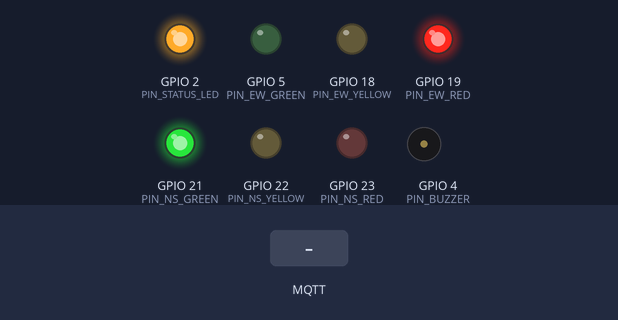
Bench run of a sketch on a simulated ESP32. On the bench: output pins drawn as LEDs (lit = HIGH), buzzer (waves = sounding). Dashed ring = blinking. The test bench sets the inputs (shaded band). WiFi joins after 1.5 s; servers stay silent unless stated; no MQTT or app messages arrive unless stated; what the sketch prints to the serial monitor is not drawn.

Above: at 4.7 s.
4.8 s: MQTT message "PREPARE" arrives on the first subscribed topic
At 5.07 s:
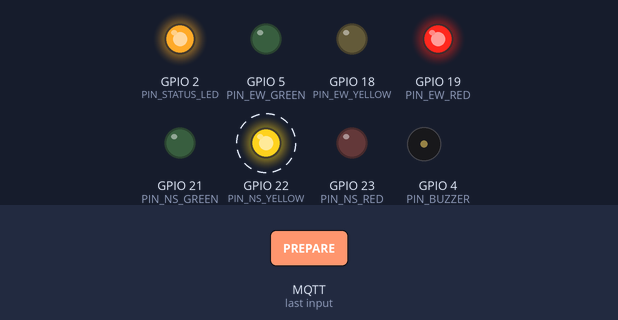
7.8 s: MQTT message "EMERGENCY_PRIORITY" arrives on the first subscribed topic
At 8.2 s:
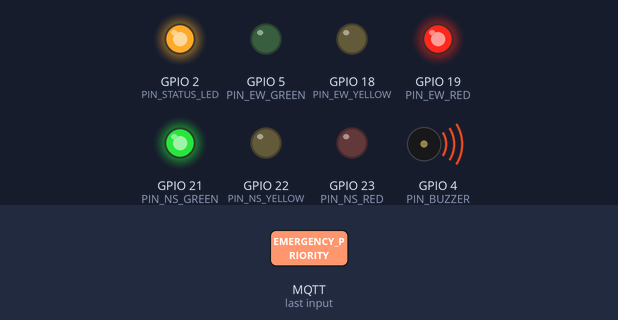
9.3 s: MQTT message "PREPARE" arrives on the first subscribed topic
At 50.5 s:
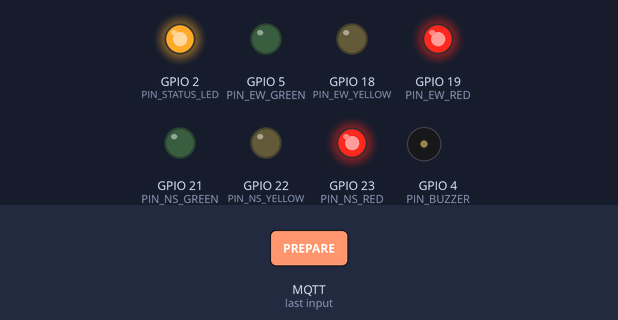
Timing chart, 0 to 62.8 s (numbered marks = the images above; inputs shaded):
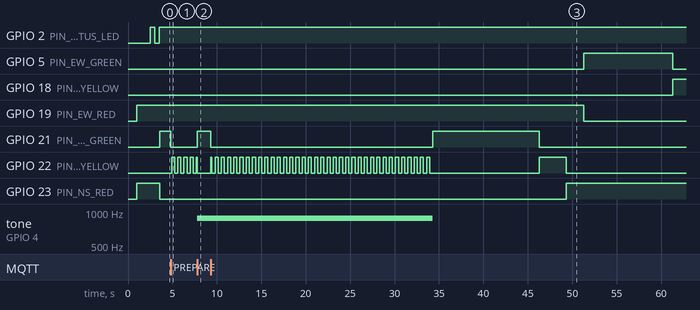

Measured:
- after the input at 4.8 s, GPIO 21 (PIN_NS_GREEN): HIGH → LOW at once; GPIO 22 (PIN_NS_YELLOW): alternates HIGH for 0.35 s and LOW for 0.35 s, starting after 0.10 s
- after the input at 7.8 s, GPIO 21 (PIN_NS_GREEN): LOW → HIGH at once; tone on GPIO 4 (PIN_BUZZER): silent → 880 Hz at once
- after the input at 9.3 s, GPIO 5 (PIN_EW_GREEN): LOW → HIGH after 42.0 s, → LOW 10.0 s later; GPIO 18 (PIN_EW_YELLOW): LOW → HIGH after 52.0 s; GPIO 19 (PIN_EW_RED): HIGH → LOW after 42.0 s; tone on GPIO 4 (PIN_BUZZER): 880 Hz → silent after 25.0 s instead of 43.5 s

The sketch:

traffic_controller.ino
```cpp
/*
 * ============================================================================
 * AEGIS FLOW — ESP32 Dynamic Traffic Signal Controller
 * ============================================================================
 * Project: Aegis Flow - AI Emergency Response & Dynamic Traffic Signal Control
 * Target Hardware: ESP32 Dev Module / NodeMCU-32S
 * Communication: WiFi + MQTT (PubSubClient)
 *
 * Description:
 * Controls a 4-way physical traffic signal model with two distinct approaches:
 * - Approach 1: North-South (NS) - Main Emergency Priority Corridor
 * - Approach 2: East-West (EW)   - Cross Street
 *
 * Features:
 * - Autonomous local cyclic timer (fail-safe when offline or normal)
 * - MQTT Remote Emergency Priority Preemption
 * - Staged Transitions: NORMAL -> PREPARE -> EMERGENCY -> CLEARANCE -> NORMAL
 * - Hardware Watchdog / Fail-Safe Timeout (auto-reverts if connection lost)
 * - Heartbeat telemetry published to Aegis Flow cloud/backend
 * ============================================================================
 */

#include <WiFi.h>
#include <PubSubClient.h>

// ═══════════════════════════════════════════════════════════════
// 1. PIN CONFIGURATION (ESP32 GPIOs)
// ═══════════════════════════════════════════════════════════════
// North-South Approach (Main Corridor)
const int PIN_NS_RED    = 23;
const int PIN_NS_YELLOW = 22;
const int PIN_NS_GREEN  = 21;

// East-West Approach (Cross Street)
const int PIN_EW_RED    = 19;
const int PIN_EW_YELLOW = 18;
const int PIN_EW_GREEN  = 5;

// Status & Emergency Indicators
const int PIN_BUZZER    = 4;   // Optional Piezo Buzzer for Emergency Siren
const int PIN_STATUS_LED= 2;   // Onboard Blue LED (WiFi/MQTT indicator)

// ═══════════════════════════════════════════════════════════════
// 2. NETWORK & MQTT CONFIGURATION
// ═══════════════════════════════════════════════════════════════
const char* WIFI_SSID     = "YOUR_WIFI_SSID";
const char* WIFI_PASSWORD = "YOUR_WIFI_PASSWORD";

// IP Address of laptop running Aegis Flow backend (or MQTT broker)
const char* MQTT_BROKER   = "192.168.1.100";
const int   MQTT_PORT     = 1883;
const char* SIGNAL_ID     = "sig-001"; // Must match signal ID in database

// MQTT Topics
char TOPIC_COMMAND[64];
char TOPIC_STATUS[64];

WiFiClient espClient;
PubSubClient mqttClient(espClient);

// ═══════════════════════════════════════════════════════════════
// 3. STATE DEFINITIONS
// ═══════════════════════════════════════════════════════════════
enum SignalState {
  STATE_NORMAL,
  STATE_PREPARE,
  STATE_EMERGENCY_PRIORITY,
  STATE_CLEARANCE,
  STATE_MANUAL_HOLD
};

SignalState currentState = STATE_NORMAL;
String priorityLane = "NS";

// Timing & Watchdog
unsigned long stateStartTime = 0;
unsigned long emergencyExpiryDurationMs = 45000; // 45 seconds default fail-safe
unsigned long lastHeartbeat = 0;
unsigned long normalCycleTimer = 0;
int normalCycleStep = 0;

// Autonomous Cycle Timings (milliseconds)
const unsigned long TIME_NS_GREEN  = 12000;
const unsigned long TIME_NS_YELLOW = 3000;
const unsigned long TIME_ALL_RED   = 2000;
const unsigned long TIME_EW_GREEN  = 10000;
const unsigned long TIME_EW_YELLOW = 3000;

// ═══════════════════════════════════════════════════════════════
// 4. HARDWARE OUTPUT CONTROLS
// ═══════════════════════════════════════════════════════════════
void setLights(bool nsR, bool nsY, bool nsG, bool ewR, bool ewY, bool ewG) {
  // Safety Invariant: Never allow simultaneous NS and EW Green
  if (nsG && ewG) {
    nsG = false;
    ewG = false;
    nsR = true;
    ewR = true;
  }

  digitalWrite(PIN_NS_RED,    nsR ? HIGH : LOW);
  digitalWrite(PIN_NS_YELLOW, nsY ? HIGH : LOW);
  digitalWrite(PIN_NS_GREEN,  nsG ? HIGH : LOW);

  digitalWrite(PIN_EW_RED,    ewR ? HIGH : LOW);
  digitalWrite(PIN_EW_YELLOW, ewY ? HIGH : LOW);
  digitalWrite(PIN_EW_GREEN,  ewG ? HIGH : LOW);
}

void soundAlarm(bool active) {
  if (PIN_BUZZER > 0) {
    if (active) {
      tone(PIN_BUZZER, 880); // 880 Hz audible alert
    } else {
      noTone(PIN_BUZZER);
    }
  }
}

// ═══════════════════════════════════════════════════════════════
// 5. WIFI & MQTT MANAGEMENT
// ═══════════════════════════════════════════════════════════════
void setupWiFi() {
  Serial.print("[WiFi] Connecting to: ");
  Serial.println(WIFI_SSID);
  WiFi.mode(WIFI_STA);
  WiFi.begin(WIFI_SSID, WIFI_PASSWORD);

  int retries = 0;
  while (WiFi.status() != WL_CONNECTED && retries < 20) {
    delay(500);
    Serial.print(".");
    digitalWrite(PIN_STATUS_LED, !digitalRead(PIN_STATUS_LED));
    retries++;
  }

  if (WiFi.status() == WL_CONNECTED) {
    Serial.println("\n[WiFi] Connected! IP: " + WiFi.localIP().toString());
    digitalWrite(PIN_STATUS_LED, HIGH);
  } else {
    Serial.println("\n[WiFi] Connection timeout. Operating in offline autonomous mode.");
    digitalWrite(PIN_STATUS_LED, LOW);
  }
}

void mqttCallback(char* topic, byte* message, unsigned int length) {
  String payload = "";
  for (unsigned int i = 0; i < length; i++) {
    payload += (char)message[i];
  }

  Serial.println("[MQTT] Received on " + String(topic) + ": " + payload);

  // Parse command JSON
  // Example payload: {"state":"EMERGENCY_PRIORITY","phase":"GREEN","priority_lane":"NS","duration_sec":45}
  if (payload.indexOf("EMERGENCY_PRIORITY") >= 0) {
    currentState = STATE_EMERGENCY_PRIORITY;
    stateStartTime = millis();

    // Check duration
    int durIdx = payload.indexOf("\"duration_sec\":");
    if (durIdx > 0) {
      int durSec = payload.substring(durIdx + 15).toInt();
      if (durSec > 5 && durSec < 120) {
        emergencyExpiryDurationMs = (unsigned long)durSec * 1000;
      }
    }

    if (payload.indexOf("EW") >= 0) {
      priorityLane = "EW";
    } else {
      priorityLane = "NS";
    }

    Serial.println("🚨 [CORRIDOR ACTIVATED] Priority Green wave granted to: " + priorityLane);
  }
  else if (payload.indexOf("PREPARE") >= 0) {
    currentState = STATE_PREPARE;
    stateStartTime = millis();
    Serial.println("⚠️ [CORRIDOR PREPARE] Clearing intersection queues...");
  }
  else if (payload.indexOf("CLEARANCE") >= 0) {
    currentState = STATE_CLEARANCE;
    stateStartTime = millis();
    Serial.println("🔄 [CORRIDOR CLEARANCE] Reverting to normal cycle...");
  }
  else if (payload.indexOf("NORMAL") >= 0) {
    currentState = STATE_NORMAL;
    soundAlarm(false);
    normalCycleTimer = millis();
    normalCycleStep = 0;
    Serial.println("✅ [NORMAL] Standard cyclic scheduling resumed.");
  }
}

void reconnectMQTT() {
  if (WiFi.status() != WL_CONNECTED) return;
  if (!mqttClient.connected()) {
    Serial.print("[MQTT] Connecting to broker...");
    String clientId = "ESP32-Signal-" + String(SIGNAL_ID);
    if (mqttClient.connect(clientId.c_str())) {
      Serial.println(" Connected!");
      mqttClient.subscribe(TOPIC_COMMAND);
      publishStatus("ONLINE", "NORMAL");
    } else {
      Serial.print(" Failed (rc=");
      Serial.print(mqttClient.state());
      Serial.println("). Retrying in loop.");
    }
  }
}

void publishStatus(String connState, String sigState) {
  if (!mqttClient.connected()) return;
  String json = "{\"signal_id\":\"" + String(SIGNAL_ID) +
                "\",\"status\":\"" + connState +
                "\",\"state\":\"" + sigState +
                "\",\"uptime_sec\":" + String(millis() / 1000) + "}";
  mqttClient.publish(TOPIC_STATUS, json.c_str());
}

// ═══════════════════════════════════════════════════════════════
// 6. STATE MACHINE EXECUTION
// ═══════════════════════════════════════════════════════════════
void runStateMachine() {
  unsigned long now = millis();

  switch (currentState) {
    case STATE_NORMAL: {
      soundAlarm(false);
      unsigned long elapsed = now - normalCycleTimer;

      // Normal Cyclic Phases:
      // 0: NS Green, EW Red (12s)
      // 1: NS Yellow, EW Red (3s)
      // 2: All Red Buffer (2s)
      // 3: NS Red, EW Green (10s)
      // 4: NS Red, EW Yellow (3s)
      // 5: All Red Buffer (2s)

      if (normalCycleStep == 0) {
        setLights(false, false, true, true, false, false);
        if (elapsed >= TIME_NS_GREEN) { normalCycleStep = 1; normalCycleTimer = now; }
      }
      else if (normalCycleStep == 1) {
        setLights(false, true, false, true, false, false);
        if (elapsed >= TIME_NS_YELLOW) { normalCycleStep = 2; normalCycleTimer = now; }
      }
      else if (normalCycleStep == 2) {
        setLights(true, false, false, true, false, false);
        if (elapsed >= TIME_ALL_RED) { normalCycleStep = 3; normalCycleTimer = now; }
      }
      else if (normalCycleStep == 3) {
        setLights(true, false, false, false, false, true);
        if (elapsed >= TIME_EW_GREEN) { normalCycleStep = 4; normalCycleTimer = now; }
      }
      else if (normalCycleStep == 4) {
        setLights(true, false, false, false, true, false);
        if (elapsed >= TIME_EW_YELLOW) { normalCycleStep = 5; normalCycleTimer = now; }
      }
      else if (normalCycleStep == 5) {
        setLights(true, false, false, true, false, false);
        if (elapsed >= TIME_ALL_RED) { normalCycleStep = 0; normalCycleTimer = now; }
      }
      break;
    }

    case STATE_PREPARE: {
      // Flashing Yellow for priority approach, Solid Red for opposing approach
      bool flash = (now / 350) % 2 == 0;
      if (priorityLane == "NS") {
        setLights(false, flash, false, true, false, false);
      } else {
        setLights(true, false, false, false, flash, false);
      }

      // Auto-transition timeout: if no emergency command arrives in 25s, revert
      if (now - stateStartTime > 25000) {
        Serial.println("[WATCHDOG] Prepare state timed out without emergency. Reverting.");
        currentState = STATE_NORMAL;
        normalCycleTimer = now;
        normalCycleStep = 0;
      }
      break;
    }

    case STATE_EMERGENCY_PRIORITY: {
      // Solid GREEN on priority approach, strict RED on conflicting cross approach
      soundAlarm(true);
      if (priorityLane == "NS") {
        setLights(false, false, true, true, false, false);
      } else {
        setLights(true, false, false, false, false, true);
      }

      // FAIL-SAFE WATCHDOG: If ambulance passed or backend disconnected
      if (now - stateStartTime > emergencyExpiryDurationMs) {
        Serial.println("🚨 [WATCHDOG] Emergency priority timer expired! Entering clearance.");
        currentState = STATE_CLEARANCE;
        stateStartTime = now;
      }
      break;
    }

    case STATE_CLEARANCE: {
      soundAlarm(false);
      // Yellow clearance buffer (4 seconds) followed by All-Red (2 seconds)
      unsigned long elapsed = now - stateStartTime;
      if (elapsed < 4000) {
        if (priorityLane == "NS") {
          setLights(false, true, false, true, false, false);
        } else {
          setLights(true, false, false, false, true, false);
        }
      } else if (elapsed < 6000) {
        setLights(true, false, false, true, false, false); // All-Red
      } else {
        currentState = STATE_NORMAL;
        normalCycleTimer = now;
        normalCycleStep = 0;
        Serial.println("✅ [CYCLE RESUMED] Normal operation safe.");
      }
      break;
    }

    case STATE_MANUAL_HOLD: {
      soundAlarm(false);
      setLights(true, false, false, true, false, false); // Safe All-Red hold
      break;
    }
  }
}

// ═══════════════════════════════════════════════════════════════
// 7. SETUP & MAIN LOOP
// ═══════════════════════════════════════════════════════════════
void setup() {
  Serial.begin(115200);
  delay(1000);
  Serial.println("\n==============================================");
  Serial.println("  AEGIS FLOW — ESP32 Smart Traffic Controller ");
  Serial.println("  Signal ID: " + String(SIGNAL_ID));
  Serial.println("==============================================");

  // Configure Pins
  pinMode(PIN_NS_RED, OUTPUT);
  pinMode(PIN_NS_YELLOW, OUTPUT);
  pinMode(PIN_NS_GREEN, OUTPUT);
  pinMode(PIN_EW_RED, OUTPUT);
  pinMode(PIN_EW_YELLOW, OUTPUT);
  pinMode(PIN_EW_GREEN, OUTPUT);
  pinMode(PIN_STATUS_LED, OUTPUT);
  if (PIN_BUZZER > 0) pinMode(PIN_BUZZER, OUTPUT);

  // Initialize with Safe All-Red for 1 second
  setLights(true, false, false, true, false, false);
  delay(1000);

  // Construct MQTT Topics
  snprintf(TOPIC_COMMAND, sizeof(TOPIC_COMMAND), "aegis/signals/%s/command", SIGNAL_ID);
  snprintf(TOPIC_STATUS, sizeof(TOPIC_STATUS), "aegis/signals/%s/status", SIGNAL_ID);

  setupWiFi();

  mqttClient.setServer(MQTT_BROKER, MQTT_PORT);
  mqttClient.setCallback(mqttCallback);

  normalCycleTimer = millis();
  normalCycleStep = 0;
}

void loop() {
  // Maintain WiFi and MQTT connection
  if (WiFi.status() == WL_CONNECTED) {
    if (!mqttClient.connected()) {
      reconnectMQTT();
    }
    mqttClient.loop();

    // Publish periodic heartbeat every 5 seconds
    if (millis() - lastHeartbeat > 5000) {
      lastHeartbeat = millis();
      String stStr = "NORMAL";
      if (currentState == STATE_EMERGENCY_PRIORITY) stStr = "EMERGENCY_PRIORITY";
      else if (currentState == STATE_PREPARE) stStr = "PREPARE";
      else if (currentState == STATE_CLEARANCE) stStr = "CLEARANCE";
      publishStatus("ONLINE", stStr);
    }
  }

  // Execute signal state machine
  runStateMachine();
}
```
